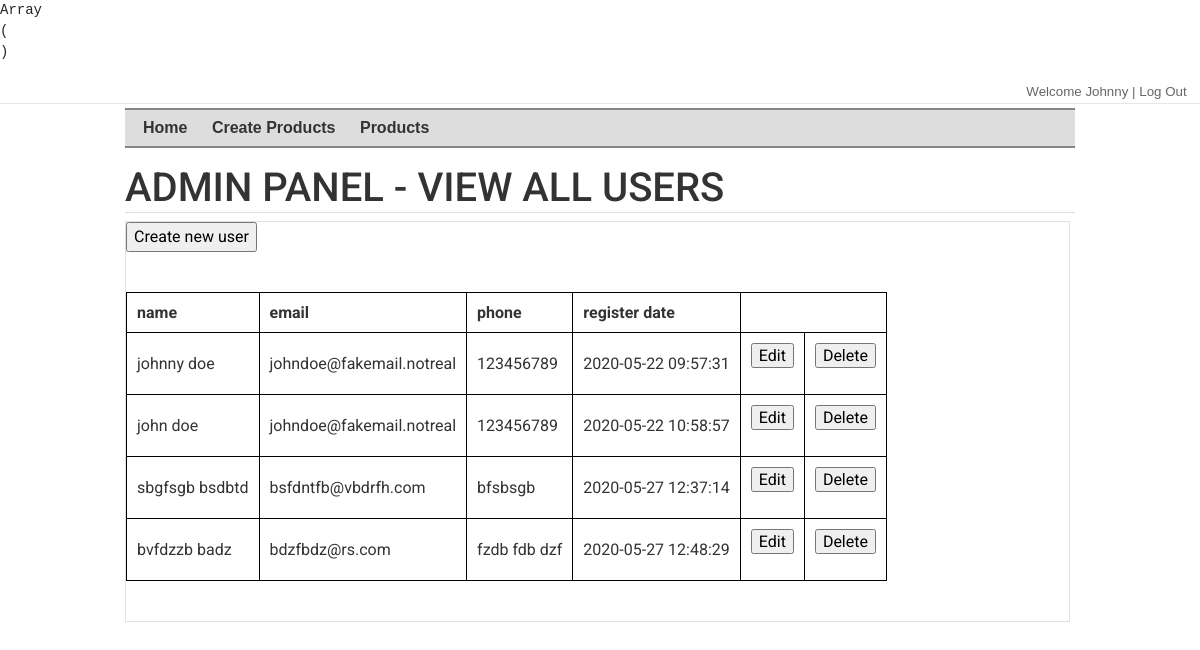
/admin/index.php (signed in), run on the app's committed database.
### tables this page shows
CREATE TABLE `users` (
  `id` int(9) NOT NULL,
  `first_name` varchar(60) NOT NULL,
  `last_name` varchar(60) NOT NULL,
  `email` varchar(150) NOT NULL,
  `password` varchar(60) NOT NULL,
  `phone` varchar(60) NOT NULL,
  `street` varchar(255) NOT NULL,
  `postal_code` varchar(255) NOT NULL,
  `city` varchar(90) NOT NULL,
  `country` varchar(90) NOT NULL,
  `register_date` timestamp NOT NULL DEFAULT CURRENT_TIMESTAMP
);

### public/admin/index.php (the view, shortened to what this page needs)
<?php
require('../../src/config.php');
require(SRC_PATH . 'dbconnect.php');
echo "<pre>";
print_r($_POST);
echo "</pre>";
try {
	$stmt = $dbconnect->query("SELECT * FROM users");
	$users = $stmt->fetchAll();
} catch (\PDOException $e) {
	throw new \PDOException($e->getMessage(), (int) $e->getCode());
}
?>
<?php include('layout/header.php'); ?>
	<div id="content">
		<h1>Admin Panel - View All Users</h1>
		<article class="border">
			<form action="register.php" method="GET">
				<input type="submit" name="" value="Create new user">
			</form>
			<table id="users_table">
				<thead>
					<tr>
						<th>name</th>
						<th>email</th>
						<th>phone</th>
						<th>register date</th>
					</tr>
				</thead>
				<tbody>
					<?php foreach ($users as $key => $user) { ?>
						<tr>
							<td><?=htmlentities($user['first_name']) . " " . htmlentities($user['last_name'])?></td>
							<td><?=htmlentities($user['email'])?></td>
							<td><?=htmlentities($user['phone'])?></td>
							<td><?=htmlentities($user['register_date'])?></td>
								<td>
								<form action="edit_user.php" method="GET">
									<input type="submit" value="Edit">
								</form>
								</td>
								<td>
								<form action="" method="POST">
									<input type="submit" name="deleteUserBtn" value="Delete">
								</form>
								</td>
						</tr>
					<?php } ?>
				</tbody>
			</table>
		</article>
	</div>
<?php include('layout/footer.php'); ?>

### public/admin/css/admin_page.css (style rules this page uses)
#users_table { margin-top: 40px; border-collapse: collapse; margin-bottom: 40px; }
#users_table tr, #users_table td, #users_table th { border: 1px solid black; padding: 10px; }
table { overflow-x: auto; }

### public/admin/css/style.css (style rules this page uses)
html,body { margin:0;padding:0; }
html { overflow-y:scroll; }
html { background:#E6E6E6; }
body { background:#fff; }
body { font-family: 'Roboto', sans-serif;color:#333; }
h1 { text-transform:uppercase; }
h1,h2 { border-bottom:1px solid #dddddd; }
header,footer,nav,article,section,aside,figure,figcaption,output { display:block; }
header#top, div#content, footer#bottom { margin:0 auto;width:950px; }
div#content { padding:1em 0 1em 0; }
div#content { overflow:auto; }
.border { padding-right: 1em; margin-right: 5px; border-right: 1px solid #ddd; }

### data on the page
users: first_name "johnny", last_name "doe", email "johndoe@fakemail.notreal", phone "123456789", register_date "2020-05-22 09:57:31"
users: first_name "john", last_name "doe", email "johndoe@fakemail.notreal", phone "123456789", register_date "2020-05-22 10:58:57"
users: first_name "sbgfsgb", last_name "bsdbtd", email "bsfdntfb@vbdrfh.com", phone "bfsbsgb", register_date "2020-05-27 12:37:14"
users: first_name "bvfdzzb", last_name "badz", email "bdzfbdz@rs.com", phone "fzdb fdb dzf", register_date "2020-05-27 12:48:29"

### other printed values
$displayUsername "Johnny"
